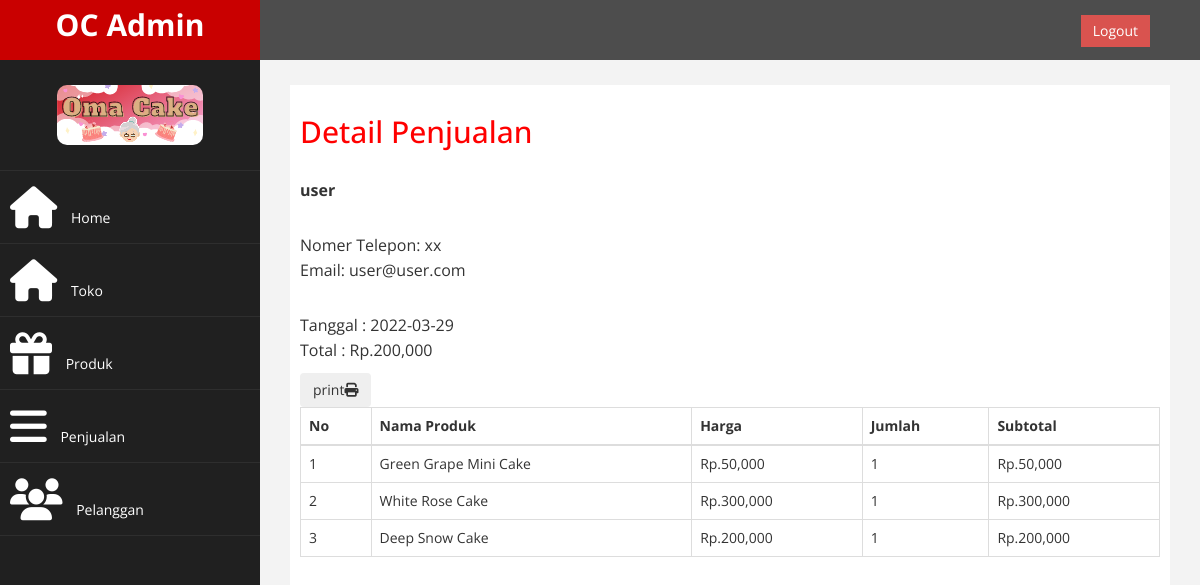
Page /admin/index.php?halaman=detail&id=28 (signed in) on the committed database.
### tables this page shows
CREATE TABLE `pembelian` (
  `id_pembelian` int(11) NOT NULL,
  `tanggal_pembelian` date DEFAULT NULL,
  `jumlah_pembelian` int(11) NOT NULL,
  `ongkir` int(11) NOT NULL,
  `total_pembelian` int(11) DEFAULT NULL,
  `id_pelanggan` int(11) DEFAULT NULL
);

CREATE TABLE `pelanggan` (
  `id_pelanggan` int(11) NOT NULL,
  `email_pelanggan` varchar(100) DEFAULT NULL,
  `password_pelanggan` varchar(50) DEFAULT NULL,
  `nama_pelanggan` varchar(100) DEFAULT NULL,
  `telepon_pelanggan` varchar(15) DEFAULT NULL,
  `alamat_pelanggan` varchar(100) NOT NULL,
  `foto_profil` varchar(100) NOT NULL
);

CREATE TABLE `pembelian_produk` (
  `id_pembelian_produk` int(11) NOT NULL,
  `jumlah` int(11) DEFAULT NULL,
  `id_pembelian` int(11) DEFAULT NULL,
  `id_produk` int(11) DEFAULT NULL
);

CREATE TABLE `produk` (
  `id_produk` int(11) NOT NULL,
  `nama_produk` varchar(100) DEFAULT NULL,
  `harga_produk` int(11) DEFAULT NULL,
  `stok` int(11) DEFAULT NULL,
  `foto_produk` varchar(100) DEFAULT NULL,
  `deskripsi_produk` text DEFAULT NULL,
  `likes` int(11) NOT NULL,
  `id_warung` int(11) DEFAULT NULL
);

### admin/detail.php (the view, shortened to what this page needs)
<h2>Detail Penjualan</h2>
<?php
$query=$conn->query("SELECT * FROM pembelian JOIN pelanggan ON
	pembelian.id_pelanggan=pelanggan.id_pelanggan
	WHERE pembelian.id_pembelian='$_GET[id]'");
$detail=$query->fetch_assoc();
?>
<p><strong><?php echo $detail['nama_pelanggan']; ?></strong><br></p>
<p>
	Nomer Telepon: <?php echo $detail['telepon_pelanggan']; ?><br>
	Email: <?php echo $detail['email_pelanggan']; ?>
</p>
<p>
	Tanggal : <?php echo $detail['tanggal_pembelian']; ?><br>
	Total : Rp.<?php echo number_format($detail['total_pembelian']); ?>
</p>
<div class="table-responsive">
			<div class="col-md">
				<button onclick="window.print()" class="btn">print<i class="fa fa-print"></i></button>
			</div>
	<table class="table table-bordered">
		<thead>
			<tr>
				<th>No</th>
				<th>Nama Produk</th>
				<th>Harga</th>
				<th>Jumlah</th>
				<th>Subtotal</th>
			</tr>
		</thead>
		<tbody>
			<?php $no=1; ?>
			<?php $query=$conn->query("SELECT * FROM pembelian_produk JOIN produk
				ON pembelian_produk.id_produk=produk.id_produk
				WHERE pembelian_produk.id_pembelian='$_GET[id]'"); ?>
			<?php while ( $data=$query->fetch_assoc()) {
				?>
				<tr>
					<td><?php echo $no++; ?></td>
					<td><?php echo $data['nama_produk']; ?></td>
					<td>Rp.<?php echo number_format($data['harga_produk']); ?></td>
					<td><?php echo $data['jumlah'] ?></td>
					<td>Rp.<?php echo number_format($data['harga_produk']*$data['jumlah']); ?></td>
				</tr>
				<?php
			} ?>
		</tbody>
	</table>
</div>

### admin/assets/css/custom.css (style rules this page uses)
body { font-family: 'Open Sans', sans-serif; }
h2 { color: #f00; }
p { font-size:16px; line-height:25px; padding-top:20px; }

### rows in the picture
pembelian: id_pelanggan.nama_pelanggan "user", id_pelanggan.telepon_pelanggan "xx", id_pelanggan.email_pelanggan "user@user.com", tanggal_pembelian "2022-03-29", total_pembelian "200,000"
pembelian_produk: id_produk.nama_produk "Green Grape Mini Cake", id_produk.harga_produk "50,000", jumlah "1", $data['harga_produk']*$data['jumlah'] "50,000"
pembelian_produk: id_produk.nama_produk "White Rose Cake", id_produk.harga_produk "300,000", jumlah "1", $data['harga_produk']*$data['jumlah'] "300,000"
pembelian_produk: id_produk.nama_produk "Deep Snow Cake", id_produk.harga_produk "200,000", jumlah "1", $data['harga_produk']*$data['jumlah'] "200,000"
